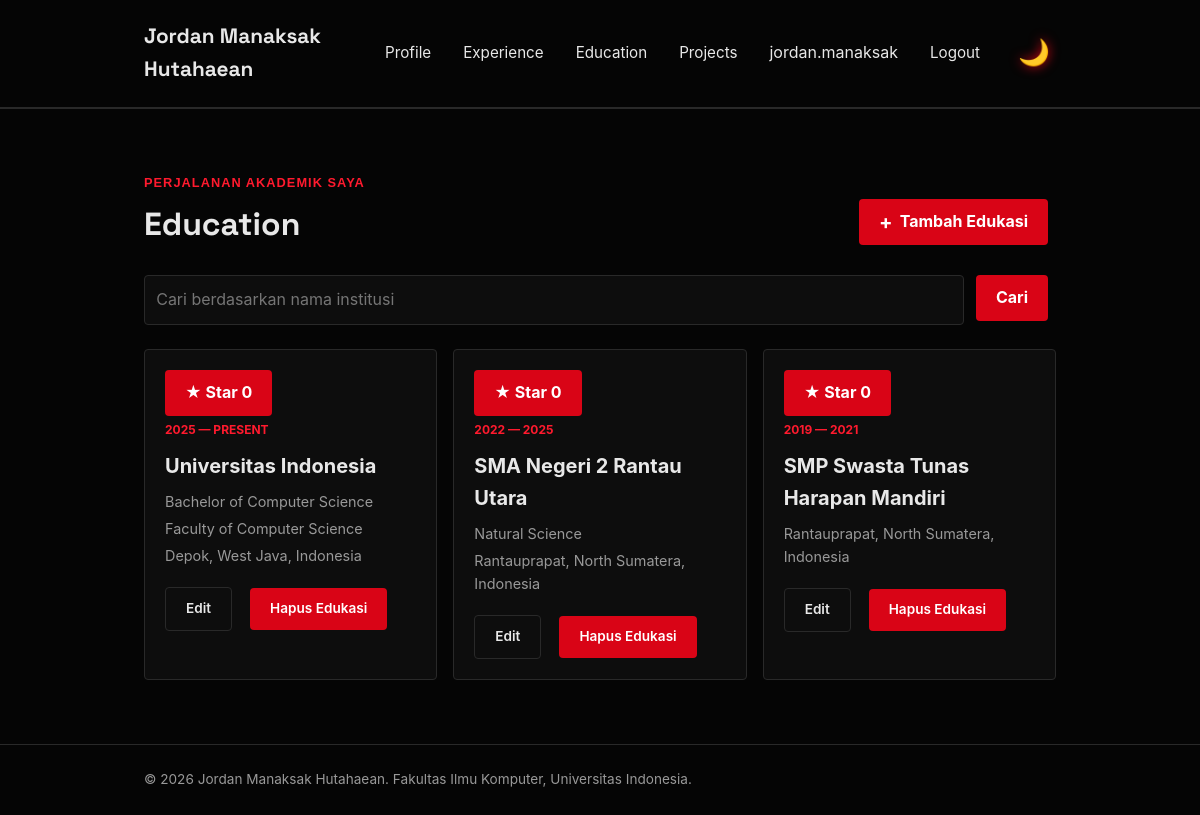
Page /education/ (signed in) on the committed database.
### main/models.py (models this page shows, shortened)
class Education(models.Model):
    id = models.UUIDField(primary_key=True, default=uuid.uuid4, editable=False)
    institution = models.CharField(max_length=255)
    degree = models.CharField(max_length=255, blank=True, default="")
    faculty = models.CharField(max_length=255, blank=True, default="")
    location = models.CharField(max_length=255)
    start_year = models.IntegerField()
    end_year = models.IntegerField(null=True, blank=True)
    starred_by = models.ManyToManyField(User, related_name="starred_education", blank=True)
    class Meta:
        ordering = ['-start_year']
    @property
    def year_display(self):
        if self.end_year:
            return f"{self.start_year} — {self.end_year}"
        return f"{self.start_year} — Present"

### main/views.py (the view)
# urls.py: path("education/", show_education, name="show_education"),
def show_education(request):
    json_response = get_education_json(request)
    educations = serializers.deserialize(
        "json", json_response.content.decode("utf-8")
    )
    educations = [edu.object for edu in educations]
    institution_query = request.GET.get("institution", "").strip()
    context = {
        "name": "Jordan Manaksak Hutahaean",
        "education_list": educations,
        "institution_query": institution_query,
    }
    return render(request, "education.html", context)

### main/views.py (called while the page is built)
def get_education_json(request):
    institution_query = request.GET.get("institution", "").strip()
    educations = Education.objects.all()
    if institution_query:
        educations = educations.filter(institution__icontains=institution_query)
    educations_json = serializers.serialize("json", educations, use_natural_foreign_keys=True)
    return HttpResponse(educations_json, content_type="application/json")

### templates/education.html (shortened to what this page needs)
{% extends 'base.html' %}
{% block content %}
<main>
    <section class="education-section" id="education">
        <div class="container">
            <p class="section-kicker">Perjalanan akademik saya</p>
            <div class="project-header">
                <h1>Education</h1>
                {% if user.is_superuser %}
                    <a href="{% url 'main:create_education' %}"
                    class="button project-add-button">
                        <span aria-hidden="true">+</span>
                        Tambah Edukasi
                    </a>
                {% endif %}
            </div>
            <form method="get"
                  action="{% url 'main:show_education' %}"
                  class="project-search">
                <input type="search"
                       name="institution"
                       value="{{ institution_query }}"
                       placeholder="Cari berdasarkan nama institusi"
                       class="project-search__input"
                       aria-label="Cari berdasarkan nama institusi">
                <button type="submit" class="button">Cari</button>
            </form>
            <div class="education-grid">
                {% for edu in education_list %}
                    <article class="education-card">
                        {% include "components/education_star.html" with education=edu %}
                        <span class="education-year">
                            {{ edu.year_display }}
                        </span>
                        <h2>{{ edu.institution }}</h2>
                        {% if edu.degree %}
                            <p class="education-degree">{{ edu.degree }}</p>
                        {% endif %}
                        {% if edu.faculty %}
                            <p class="education-faculty">
                                {{ edu.faculty }}
                            </p>
                        {% endif %}
                        <p class="education-location">
                            {{ edu.location }}
                        </p>
                        <div class="project-card-actions">
                            {% if perms.main.change_experience %}
                                <div class="project-actions">
                                    <a href="{% url 'main:update_education' edu.id %}"
                                        class="button button-secondary">
                                        Edit
                                    </a>
                            {% endif %}
                                    {% if user.is_superuser %}
                                        {% include "components/education_delete_modal.html" with education=edu %}
                                    {% endif %}
                                </div>
                        </div>
                    </article>
                {% endfor %}
            </div>
        </div>
    </section>
</main>
{% endblock content %}

### templates/base.html (shortened to what this page needs)
{% load static %}
<!DOCTYPE html>
<html lang="id">
<head>
    <link rel="stylesheet" href="{% static 'css/style.css' %}">
</head>
<body>
  <header class="site-header">
    <div class="container">
        <a href="{% url 'main:show_main' %}" class="brand">{{ name }}</a>
        <nav>
            <a href="{% url 'main:show_main' %}">Profile</a>
            <a href="{% url 'main:show_experience' %}">Experience</a>
            <a href="{% url 'main:show_education' %}">Education</a>
            <a href="{% url 'main:show_projects' %}">Projects</a>
            {% if user.is_authenticated %}
            <span class="nav-user">{{ user.username }}</span>
            <a href="{% url 'main:logout' %}">Logout</a>
            {% else %}
                <a href="{% url 'main:login' %}">Login</a>
                <a href="{% url 'main:register' %}">Register</a>
            {% endif %}
            <button class="theme-toggle-btn" id="themeToggle" aria-label="Toggle Theme">
            </button>
        </nav>
    </div>
  </header>
  {% block content %} {% endblock content %}
  <footer class="site-footer">
      <div class="container">
          <p>&copy; 2026 {{ name }}. Fakultas Ilmu Komputer, Universitas Indonesia.</p>
      </div>
  </footer>
</body>
</html>

### templates/components/education_star.html (shortened to what this page needs)
<form method="post" action="{% url 'main:toggle_star_for_education' education.id %}" class="star-form">
    <button type="submit"
            class="button button-star{% if user in education.starred_by.all %} is-starred{% endif %}"
            title="{% if education.starred_by.exists %}Dibintangi oleh {{ education.starred_by.all|join:', ' }}{% else %}Jadilah yang pertama memberi star{% endif %}">
        <span aria-hidden="true">★</span>
        {% if user in education.starred_by.all %}
            Unstar
        {% else %}
            Star
        {% endif %}
        <span class="star-count">{{ education.starred_by.count }}</span>
    </button>
</form>

### templates/components/education_delete_modal.html (shortened to what this page needs)
<p class="experience-status">
    <button type="button"
            class="button button-danger"
            popovertarget="delete-education-{{ education.id }}"
            aria-label="Hapus {{ education.institution }}"
            title="Hapus edukasi">
        Hapus Edukasi
    </button>
</p>

### static/css/style.css (style rules this page uses)
* { margin: 0; padding: 0; box-sizing: border-box; }
:root { --ink: #e8e8e8; --paper: #050505; --accent: #d90416; --accent-dark: #ff1a2e; --line: #292929; --text-muted: #999999; --card: #0d0d0d; --radius: 4px; --glow: rgba(217, 4, 22, 0.4); }
body { font-family: -apple-system, "Rajdhani", Roboto, Helvetica, Arial, sans-serif; color: var(--ink); background-color: var(--paper); line-height: 1.6; transition: background-color 0.3s ease, color 0.3s ease; }
h1, .brand { font-family: "Space Grotesk", -apple-system, sans-serif; }
.container { max-width: 960px; margin: 0 auto; padding: 0 1.5rem; }
.theme-toggle-btn { background: transparent; border: none; cursor: pointer; padding: 6px; font-size: 1.6rem; line-height: 1; display: flex; align-items: center; justify-content: center; transition: transform 0.2s ease, filter 0.3s ease; filter: drop-shadow(0 0 6px var(--accent)); }
.site-header { border-bottom: 1px solid var(--line); background-color: var(--paper); transition: background-color 0.3s ease, border-color 0.3s ease; }
.site-header .container { display: flex; justify-content: space-between; align-items: center; padding: 1.25rem 1.5rem; }
.brand { font-size: 1.3rem; font-weight: 700; color: var(--ink); text-decoration: none; }
.site-header nav { display: flex; align-items: center; gap: 2rem; }
.site-header nav a { color: var(--ink); text-decoration: none; font-size: 0.95rem; }
.section-kicker { color: var(--accent-dark); font-family: "Orbitron", sans-serif; font-size: 0.8rem; font-weight: 700; letter-spacing: 0.08em; text-transform: uppercase; }
.experience-status { margin-top: 1rem; font-size: 0.85rem; font-weight: 600; }
.education-section { padding: 4rem 0; border-top: 1px solid var(--line); }
.education-section h1 { margin: 0.4rem 0 1.5rem; font-size: 2rem; }
.education-grid { display: grid; grid-template-columns: repeat(auto-fit, minmax(240px, 1fr)); gap: 1rem; }
.education-card { padding: 1.25rem; background-color: var(--card); border: 1px solid var(--line); border-radius: var(--radius); transition: transform 0.3s ease, border-color 0.3s ease, box-shadow 0.3s ease, background-color 0.3s ease; }
.education-year { color: var(--accent-dark); font-size: 0.75rem; font-weight: 700; text-transform: uppercase; }
.education-card h2 { margin: 0.5rem 0; font-size: 1.25rem; }
.education-degree, .education-faculty, .education-location { color: var(--text-muted); font-size: 0.9rem; margin-bottom: 0.25rem; }
.button { display: inline-block; height: fit-content; border: 0; border-radius: var(--radius); padding: 0.65rem 1.25rem; background: var(--accent); color: #ffffff; cursor: pointer; font: inherit; font-weight: 700; text-decoration: none; transition: all 0.2s ease; margin-right: 0.5rem; }
.button-secondary { background: var(--card); border: 1px solid var(--line); color: var(--ink); }
.button-danger { background: var(--accent); color: #ffffff; }
.project-header { width: 100%; display: flex; justify-content: space-between; align-items: center; gap: 1rem; margin-bottom: 1.5rem; }
.project-header h1 { margin-bottom: 0; }
.project-add-button { display: inline-flex; align-items: center; gap: 0.45rem; }
.project-add-button span { font-size: 1.25rem; line-height: 1; }
.project-search { display: flex; gap: 0.75rem; margin-bottom: 1.5rem; }
.project-search__input { width: 100%; min-width: 0; padding: 0.7rem; border: 1px solid var(--line); border-radius: var(--radius); background: var(--card); color: var(--ink); font: inherit; transition: background-color 0.3s ease, color 0.3s ease; }
.project-actions { display: flex; align-items: center; flex-wrap: wrap; gap: 10px; margin-top: 1rem; }
.project-actions .button { font-size: 0.85rem; font-weight: 600; }
.project-card-actions { display: flex; flex-direction: column; margin-top: auto; }
.project-actions .experience-status { margin-top: 0; }
.site-footer { padding: 1.5rem; color: var(--text-muted); font-size: 0.85rem; border-top: 1px solid var(--line); background-color: var(--paper); transition: background-color 0.3s ease, border-color 0.3s ease; }

### rows in the picture
Education: shows "Star", starred_by.count "0", year_display "2025 — PRESENT", institution "Universitas Indonesia", degree "Bachelor of Computer Science", faculty "Faculty of Computer Science", location "Depok, West Java, Indonesia"
Education: shows "Star", starred_by.count "0", year_display "2022 — 2025", institution "SMA Negeri 2 Rantau Utara", degree "Natural Science", location "Rantauprapat, North Sumatera, Indonesia"
Education: shows "Star", starred_by.count "0", year_display "2019 — 2021", institution "SMP Swasta Tunas Harapan Mandiri", location "Rantauprapat, North Sumatera, Indonesia"

### other values in the picture
{{ name }} "Jordan Manaksak Hutahaean"
{{ user.username }} "jordan.manaksak"
